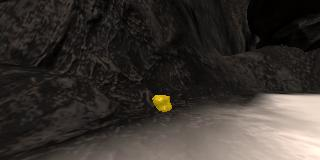
#> input picture rock_detection/example_rock2.jpg, 320 x 160 px
$ python def_rock_detector.py
#> lines starting #> are read from the running program, lines starting #| are printed output that depends on the picture; after the words box and inside, x2 and y2 are one past the last pixel; in counts of white or black regions, pixels touching at a corner belong together
import numpy as np
import cv2
import matplotlib.image as mpimg
import matplotlib.pyplot as plt


# Identify pixels above the threshold
# Threshold of RGB > 160 does a nice job of identifying ground pixels only
def color_thresh(img, rgb_thresh=(160, 160, 160)):
    # Create an array of zeros same xy size as img, but single channel
    color_select = np.zeros_like(img[:,:,0])
    # Require that each pixel be above all three threshold values in RGB
    # above_thresh will now contain a boolean array with "True"
    # where threshold was met
    above_thresh = (img[:,:,0] > rgb_thresh[0]) \
                & (img[:,:,1] > rgb_thresh[1]) \
                & (img[:,:,2] > rgb_thresh[2])
    # Index the array of zeros with the boolean array and set to 1
    color_select[above_thresh] = 1
    # Return the binary image
    return color_select

def rock_detector(img):
    #Isolate yellow pixel's from the colored rock_images

    #Value selection for the upper and lower yellow can be found in rock_detector.py
    lower_yellow = np.array([0,82,0])
    upper_yellow = np.array([255,255,50])
    # Threshold the BRG image to get only blue colors
    mask = cv2.inRange(img, lower_yellow, upper_yellow)

    # Bitwise-AND mask and original image
    res = cv2.bitwise_and(img,rock_img, mask= mask)
    #apply color_select to our new res image
    color_select = color_thresh(res,(0,82,0))

    return color_select

#Try with an example_rock and matplotlib

#define an example rock image
example_rock = 'example_rock2.jpg'
rock_img = mpimg.imread(example_rock)
#> rock_img is the input picture: shape (160, 320, 3); mean R, G, B 57.6, 52, 47.3

color_select = rock_detector(rock_img)
#> in rock_detector, `mask = cv2.inRange(img, lower_yellow, upper_yellow)`:
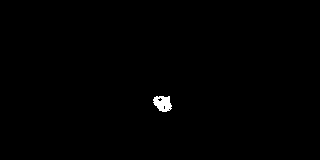
#> mask: shape (160, 320); 0.43% white; 1 white region, box (x1, y1, x2, y2) and area: (153, 96, 172, 112) 219
#> in color_thresh, `above_thresh = (img[:,:,0] > rgb_thresh[0]) \ & (img[:,:,1] > rgb_thre..`: above_thresh: shape (160, 320) bool; 0.35% white; 1 white region, box (x1, y1, x2, y2) and area: (153, 96, 172, 112) 180


plt.subplot(121)
plt.imshow(rock_img)
plt.subplot(122)
plt.imshow(color_select)

plt.savefig('rock_detection.png')
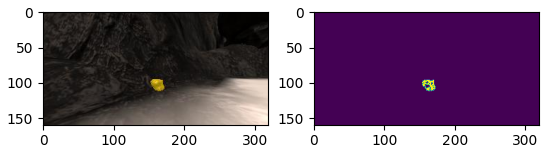
#> figure drawn by matplotlib, 2 panels
plt.show()

$ run again, with rock_detection/rock1.jpg copied over rock_detection/example_rock2.jpg
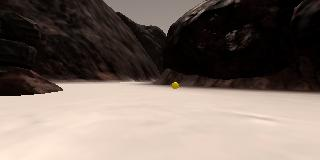
#> input picture rock_detection/rock1.jpg, 320 x 160 px
#> rock_img is the input picture: shape (160, 320, 3); mean R, G, B 120.9, 107.5, 99.6
#> in rock_detector, `mask = cv2.inRange(img, lower_yellow, upper_yellow)`:
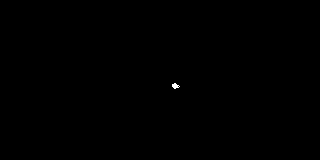
#> mask: shape (160, 320); 0.06% white; 1 white region, box (x1, y1, x2, y2) and area: (172, 83, 180, 89) 29
#> above_thresh: shape (160, 320) bool; 0.05% white in thin lines or dots, all inside (x1, y1, x2, y2) = (172, 83, 180, 89)
#> `plt.savefig('rock_detection.png')`:
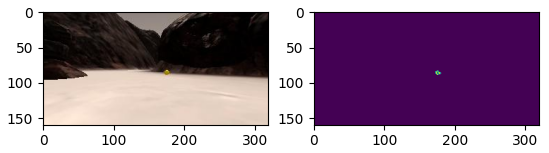
#> figure drawn by matplotlib, 2 panels

$ run again, with rock_detection/rock2.jpg copied over rock_detection/example_rock2.jpg
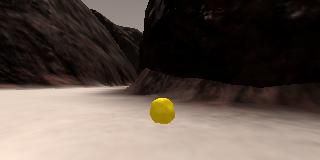
#> input picture rock_detection/rock2.jpg, 320 x 160 px
#> rock_img is the input picture: shape (160, 320, 3); mean R, G, B 94.7, 82.4, 74.6
#> in rock_detector, `mask = cv2.inRange(img, lower_yellow, upper_yellow)`:
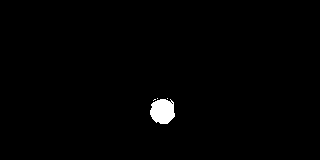
#> mask: shape (160, 320); 0.98% white; 4 white regions (3 under 20 px), largest, box (x1, y1, x2, y2) and area: (150, 99, 175, 124) 496
#> above_thresh: shape (160, 320) bool; 0.57% white in thin lines or dots, all inside (x1, y1, x2, y2) = (150, 99, 175, 124)
#> `plt.savefig('rock_detection.png')`:
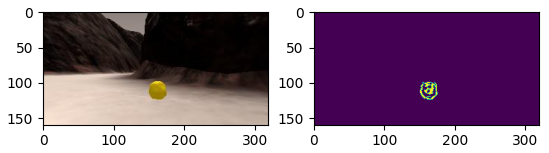
#> figure drawn by matplotlib, 2 panels
